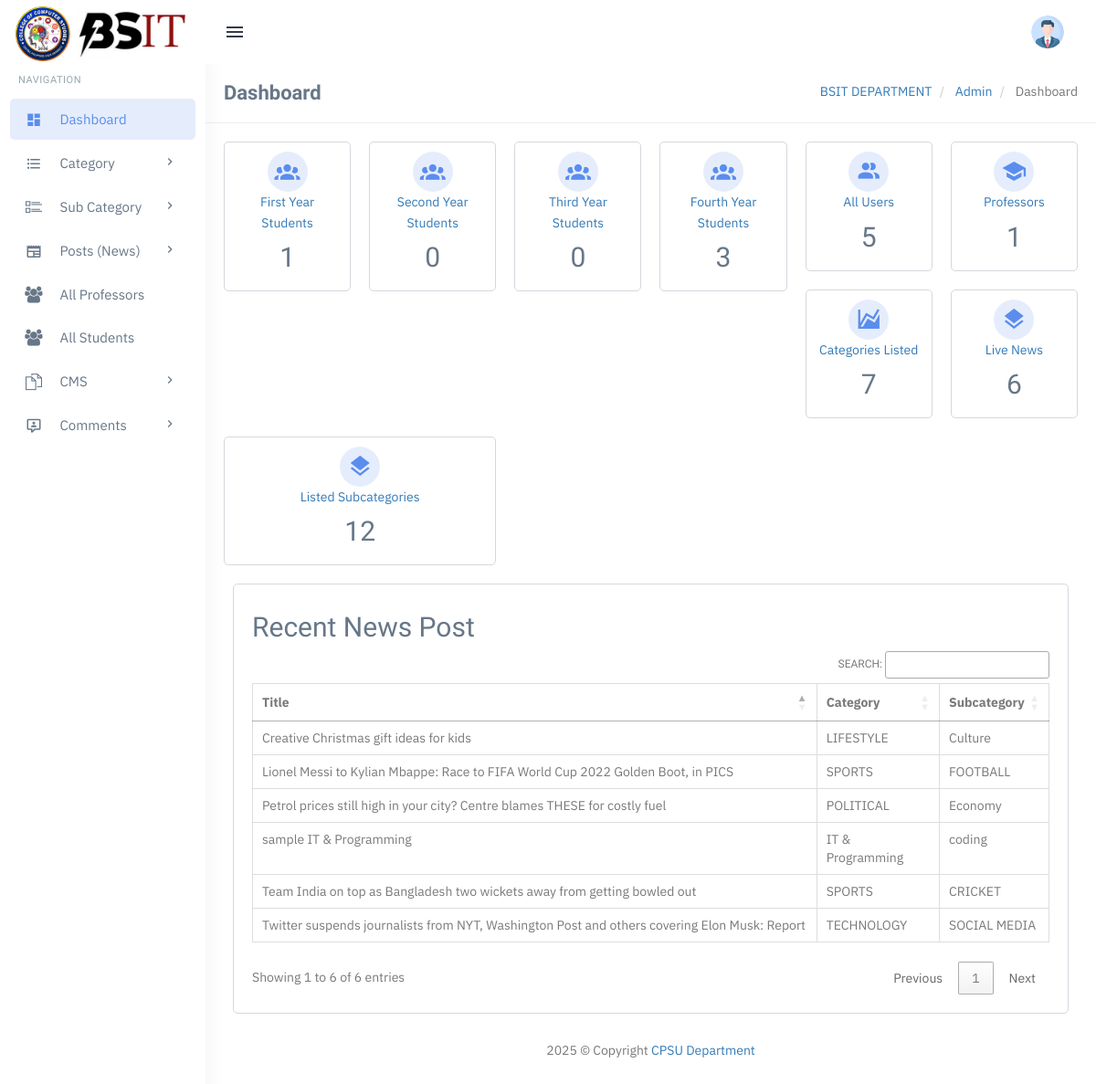
The page /admin/dashboard.php (signed in) on the database its author committed.
### tables this page shows
CREATE TABLE `tblposts` (
  `id` int(11) NOT NULL,
  `PostTitle` longtext DEFAULT NULL,
  `CategoryId` int(11) DEFAULT NULL,
  `SubCategoryId` int(11) DEFAULT NULL,
  `PostDetails` longtext DEFAULT NULL,
  `PostingDate` timestamp NULL DEFAULT current_timestamp(),
  `UpdationDate` timestamp NULL DEFAULT NULL ON UPDATE current_timestamp(),
  `Is_Active` int(11) DEFAULT NULL,
  `PostUrl` mediumtext DEFAULT NULL,
  `PostImage` varchar(255) DEFAULT NULL,
  `viewCounter` int(11) DEFAULT NULL,
  `postedBy` varchar(255) DEFAULT NULL,
  `lastUpdatedBy` varchar(255) DEFAULT NULL
);

CREATE TABLE `tblcategory` (
  `id` int(11) NOT NULL,
  `CategoryName` varchar(200) DEFAULT NULL,
  `Description` mediumtext DEFAULT NULL,
  `PostingDate` timestamp NULL DEFAULT current_timestamp(),
  `UpdationDate` timestamp NULL DEFAULT NULL ON UPDATE current_timestamp(),
  `Is_Active` int(11) DEFAULT NULL
);

CREATE TABLE `tblsubcategory` (
  `SubCategoryId` int(11) NOT NULL,
  `CategoryId` int(11) DEFAULT NULL,
  `Subcategory` varchar(255) DEFAULT NULL,
  `SubCatDescription` mediumtext DEFAULT NULL,
  `PostingDate` timestamp NOT NULL DEFAULT current_timestamp(),
  `UpdationDate` timestamp NULL DEFAULT NULL ON UPDATE current_timestamp(),
  `Is_Active` int(11) DEFAULT NULL
);

### admin/dashboard.php (the view, shortened to what this page needs)
<?php
include('includes/config.php');
if (strlen($_SESSION['login']) == 0) {
    header('location:index.php');
} else {
?>
    <?php include('includes/topheader.php'); ?>
    <link href="https://cdn.jsdelivr.net/npm/@mdi/font/css/materialdesignicons.min.css" rel="stylesheet">
    <?php include('includes/leftsidebar.php'); ?>
    <div class="content-page">
        <div class="content">
            <div class="container">
                <div class="row">
                    <div class="col-xs-12">
                        <div class="page-title-box">
                            <h4 class="page-title">Dashboard</h4>
                            <ol class="breadcrumb p-0 m-0">
                                <li>
                                    <a href="#">BSIT DEPARTMENT</a>
                                </li>
                                <li>
                                    <a href="#">Admin</a>
                                </li>
                                <li class="active">
                                    Dashboard
                                </li>
                            </ol>
                            <div class="clearfix"></div>
                        </div>
                    </div>
                </div>
                <div class="row">
                    <a href="manage-first-year.php">
                        <div class="col-lg-2 col-md-2 col-sm-6">
                            <div class="card-box widget-box-one text-center">
                                <i class="mdi mdi-account-group widget-one-icon"></i>
                                <div class="wigdet-one-content">
                                    <p class="m-0 text-secondary" title="Statistics">First Year Students</p>
                                    <?php
                                    $query = mysqli_query($con, "SELECT * FROM first_year");
                                    $countFirstYear = mysqli_num_rows($query);
                                    ?>
                                    <h2><?php echo htmlentities($countFirstYear); ?></h2>
                                </div>
                            </div>
                        </div>
                    </a>
                    <a href="manage-second-year.php">
                        <div class="col-lg-2 col-md-2 col-sm-6">
                            <div class="card-box widget-box-one text-center">
                                <i class="mdi mdi-account-group widget-one-icon"></i>
                                <div class="wigdet-one-content">
                                    <p class="m-0 text-secondary" title="Statistics">Second Year Students</p>
                                    <?php
                                    $query = mysqli_query($con, "SELECT * FROM second_year");
                                    $countSecondYear = mysqli_num_rows($query);
                                    ?>
                                    <h2><?php echo htmlentities($countSecondYear); ?></h2>
                                </div>
                            </div>
                        </div>
                    </a>
                    <a href="manage-third-year.php">
                        <div class="col-lg-2 col-md-2 col-sm-6">
                            <div class="card-box widget-box-one text-center">
                                <i class="mdi mdi-account-group widget-one-icon"></i>
                                <div class="wigdet-one-content">
                                    <p class="m-0 text-secondary" title="Statistics">Third Year Students</p>
                                    <?php
                                    $query = mysqli_query($con, "SELECT * FROM third_year");
                                    $countThirdYear = mysqli_num_rows($query);
                                    ?>
                                    <h2><?php echo htmlentities($countThirdYear); ?></h2>
                                </div>
                            </div>
                        </div>
                    </a>
                    <a href="manage-fourth-year.php">
                        <div class="col-lg-2 col-md-2 col-sm-6">
                            <div class="card-box widget-box-one text-center">
                                <i class="mdi mdi-account-group widget-one-icon"></i>
                                <div class="wigdet-one-content">
                                    <p class="m-0 text-secondary" title="Statistics">Fourth Year Students</p>
                                    <?php
                                    $query = mysqli_query($con, "SELECT * FROM fourth_year");
                                    $countFourthYear = mysqli_num_rows($query);
                                    ?>
                                    <h2><?php echo htmlentities($countFourthYear); ?></h2>
                                </div>
                            </div>
                        </div>
                    </a>
                    <a href="manage-users.php">
                        <div class="col-lg-2 col-md-2 col-sm-6">
                            <div class="card-box widget-box-one text-center">
                                <i class="mdi mdi-account-multiple widget-one-icon"></i>
                                <div class="wigdet-one-content">
                                    <p class="m-0 text-secondary" title="Statistics">All Users</p>
                                    <?php
                                    $query = mysqli_query($con, "SELECT * FROM users");
                                    $countUsers = mysqli_num_rows($query);
                                    ?>
                                    <h2><?php echo htmlentities($countUsers); ?></h2>
                                </div>
                            </div>
                        </div>
                    </a>
                    <a href="manage-professors.php">
                        <div class="col-lg-2 col-md-2 col-sm-6">
                            <div class="card-box widget-box-one text-center">
                                <i class="mdi mdi-school widget-one-icon"></i>
                                <div class="wigdet-one-content">
                                    <p class="m-0 text-secondary" title="Statistics">Professors</p>
                                    <?php
                                    $query = mysqli_query($con, "SELECT * FROM professors");
                                    $countProfessors = mysqli_num_rows($query);
                                    ?>
                                    <h2><?php echo htmlentities($countProfessors); ?></h2>
                                </div>
                            </div>
                        </div>
                    </a>
                    <a href="manage-categories.php">
                        <div class="col-lg-2 col-md-2 col-sm-6">
                            <div class="card-box widget-box-one text-center">
                                <i class="mdi mdi-chart-areaspline widget-one-icon"></i>
                                <div class="wigdet-one-content">
                                    <p class="m-0 text-secondary" title="Statistics">Categories Listed</p>
                                    <?php $query = mysqli_query($con, "select * from tblcategory where Is_Active=1");
                                    $countcat = mysqli_num_rows($query);
                                    ?>
                                    <h2><?php echo htmlentities($countcat); ?> <small></small></h2>
                                </div>
                            </div>
                        </div>
                    </a>
                    <a href="manage-posts.php">
                        <div class="col-lg-2 col-md-2 col-sm-6">
                            <div class="card-box widget-box-one text-center">
                                <i class="mdi mdi-layers widget-one-icon"></i>
                                <div class="wigdet-one-content">
                                    <p class="m-0 text-secondary" title="User This Month">Live News</p>
                                    <?php $query = mysqli_query($con, "select * from tblposts where Is_Active=1");
                                    $countposts = mysqli_num_rows($query);
                                    ?>
                                    <h2><?php echo htmlentities($countposts); ?> <small></small></h2>
                                </div>
                            </div>
                        </div>
                    </a>
                    <a href="manage-subcategories.php">
                        <div class="col-lg-4 col-md-4 col-sm-6">
                            <div class="card-box widget-box-one text-center">
                                <i class="mdi mdi-layers widget-one-icon"></i>
                                <div class="wigdet-one-content">
                                    <p class="m-0 text-secondary" title="User This Month">Listed Subcategories</p>
                                    <?php $query = mysqli_query($con, "select * from tblsubcategory where Is_Active=1");
                                    $countsubcat = mysqli_num_rows($query);
                                    ?>
                                    <h2><?php echo htmlentities($countsubcat); ?> <small></small></h2>
                                </div>
                            </div>
                        </div>
                    </a>
                </div>
                <div class="col-sm-12">
                    <div class="card-box">
                        <h2>Recent News Post</h2>
                        <div class="table-responsive">
                            <table class="table table-bordered" id="example">
                                <thead>
                                    <tr>
                                        <th>Title</th>
                                        <th>Category</th>
                                        <th>Subcategory</th>
                                    </tr>
                                </thead>
                                <tbody>
                                    <?php
                                    $query = mysqli_query($con, "select tblposts.id as postid,tblposts.PostTitle as title,tblcategory.CategoryName as category,tblsubcategory.Subcategory as subcategory from tblposts left join tblcategory on tblcategory.id=tblposts.CategoryId left join tblsubcategory on tblsubcategory.SubCategoryId=tblposts.SubCategoryId where tblposts.Is_Active=1 ");
                                    $rowcount = mysqli_num_rows($query);
                                    if ($rowcount == 0) {
                                    ?>
                                        <tr>
                                            <td colspan="4" align="center">
                                                <h3 style="color:red">No record found</h3>
                                            </td>
                                        <tr>
                                            <?php
                                        } else {
                                            while ($row = mysqli_fetch_array($query)) {
                                            ?>
                                        <tr>
                                            <td><?php echo htmlentities($row['title']); ?></td>
                                            <td><?php echo htmlentities($row['category']) ?></td>
                                            <td><?php echo htmlentities($row['subcategory']) ?></td>
                                        </tr>
                                <?php }
                                        } ?>
                                </tbody>
                            </table>
                        </div>
                    </div>
                </div>
            </div>
        </div>
        <?php include('includes/footer.php'); ?>
<?php } ?>

### rows shown on the page
tblposts: PostTitle "Team India on top as Bangladesh two wickets away from getting bowled out", CategoryId.CategoryName "SPORTS", SubCategoryId.Subcategory "CRICKET"
tblposts: PostTitle "Creative Christmas gift ideas for kids", CategoryId.CategoryName "LIFESTYLE", SubCategoryId.Subcategory "Culture"
tblposts: PostTitle "Petrol prices still high in your city? Centre blames THESE for costly fuel", CategoryId.CategoryName "POLITICAL", SubCategoryId.Subcategory "Economy"
tblposts: PostTitle "Lionel Messi to Kylian Mbappe: Race to FIFA World Cup 2022 Golden Boot, in PICS", CategoryId.CategoryName "SPORTS", SubCategoryId.Subcategory "FOOTBALL"
tblposts: PostTitle "Twitter suspends journalists from NYT, Washington Post and others covering Elon Musk: Report", CategoryId.CategoryName "TECHNOLOGY", SubCategoryId.Subcategory "SOCIAL MEDIA"
tblposts: PostTitle "sample IT & Programming", CategoryId.CategoryName "IT & Programming", SubCategoryId.Subcategory "coding"

### other values the page prints
$countFirstYear "1"
$countSecondYear "0"
$countThirdYear "0"
$countFourthYear "3"
$countUsers "5"
$countProfessors "1"
$countcat "7"
$countposts "6"
$countsubcat "12"
